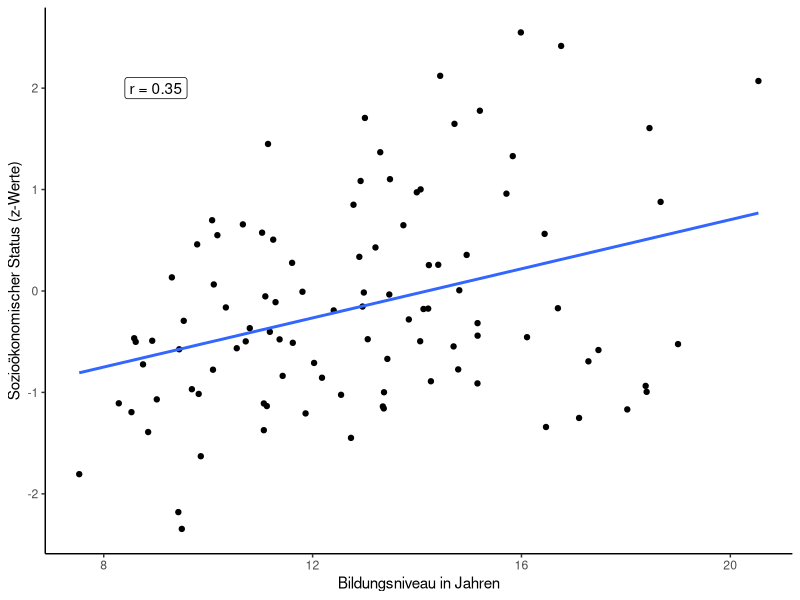

R code for this plot:
## ---- chunk 1
knitr::opts_chunk$set(include = FALSE)
library(truncnorm)
library(tidyverse)
## ---- chunk 2
set.seed(1234)
ses <- rnorm(n = 100, sd = 1)
ea <- rtruncnorm(n = 100, a = 9, b = 20, mean = 11, sd = 5) + ses
d <- tibble(ses, ea)
## ---- chunk 3
m1 <- lm(ses ~ ea, data=d)
m1_sum <- m1 %>% summary()
m1_b <- m1_sum$coefficients[2,1] %>% format(nsmall = 2, digits = 2)
m1_ci <- confint(m1)[2,] %>% format(nsmall = 2, digits = 1)
m1_t <- m1_sum$coefficients[2, 3] %>% format(nsmall = 2, digits = 1)
pval <- m1_sum$coefficients[2,4]
if (pval < 0.001) {
  m1_p <- "p < 0.001"
} else {
  m1_p <- paste0("p = ", pval %>% format(nsmall = 3, digits = 3))
}
## ---- chunk 4
c_formatted <- cor(ses, ea) %>% 
  format(nsmall = 2, digits = 2)

p <- d %>% ggplot() + 
  aes(x=ea, y = ses) + 
  geom_point() +
  geom_smooth(method="lm", se=F) +
  labs(x = "Bildungsniveau in Jahren", 
       y = "Sozioökonomischer Status (z-Werte)") +
  annotate(geom = "label", x = 9, y = 2, 
           label = glue::glue("r = {c_formatted}")) +
  theme_classic()
## ---- chunk 5
print(p)
